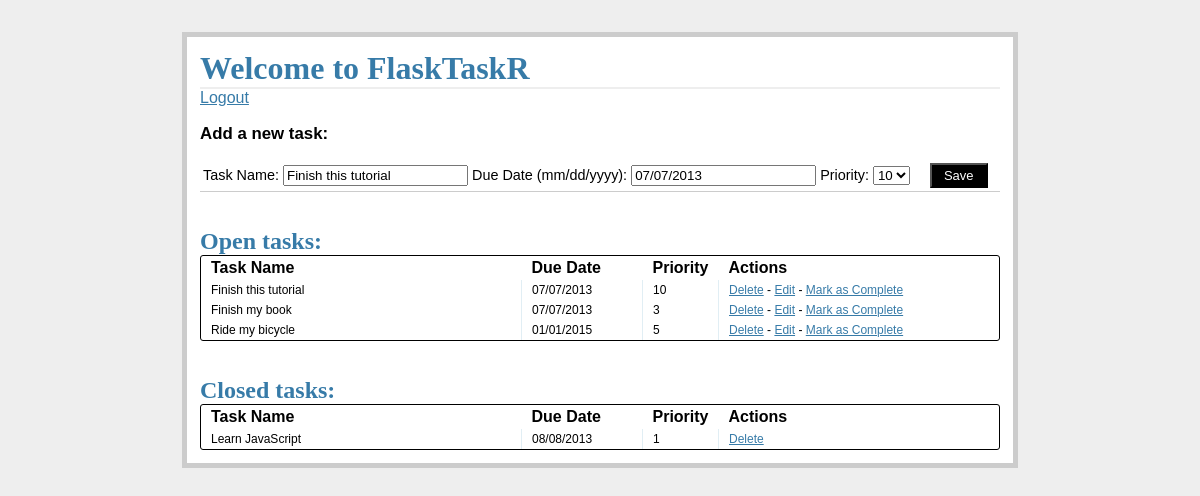
Page /update/1 (signed in) on the committed database.
### tables this page shows
CREATE TABLE ftasks(
                task_id INTEGER PRIMARY KEY AUTOINCREMENT,
                name TEXT NOT NULL,
                due_date TEXT NOT NULL,
                priority INTEGER NOT NULL,
                status INTEGER NOT NULL);

### flasktaskr.py (the view)
@app.route('/update/<int:task_id>',)
@login_required
def update(task_id):
    g.db = connect_db()
    cur = g.db.execute('select name, due_date, priority, status from ftasks where task_id='+str(task_id))
    for row in cur.fetchall():
        nameEdit = row[0]
        due_dateEdit = row[1]
        priorityEdit = row[2]
        statusEdit = row[3]
        task_idEdit = task_id
    cur = g.db.execute('select name, due_date, priority, task_id from ftasks where status=1')
    open_tasks = [dict(name=row[0], due_date=row[1], priority=row[2], task_id=row[3]) for row in cur.fetchall()]
    cur = g.db.execute('select name, due_date, priority, task_id from ftasks where status=0')
    closed_tasks = [dict(name=row[0], due_date=row[1], priority=row[2], task_id=row[3]) for row in cur.fetchall()]
    g.db.close()
    return render_template('tasks.html', nameEdit=nameEdit, due_dateEdit=due_dateEdit, priorityEdit=priorityEdit, statusEdit=statusEdit, task_idEdit=task_idEdit, open_tasks=open_tasks, closed_tasks=closed_tasks)

### flasktaskr.py (called while the page is built)
def connect_db():
    return sqlite3.connect(app.config['DATABASE'])

def login_required(test):
    @wraps(test)
    def wrap(*args, **kwargs):
        if 'logged_in' in session:
            return test(*args, **kwargs)
        else:
            flash('You need to login first.')
            return redirect(url_for('login'))
    return wrap

### templates/tasks.html (shortened to what this page needs)
{% extends "template.html" %}
{% block content %}
    <h1>Welcome to FlaskTaskR</h1>
    <a href="/logout">Logout</a>
    <div class="add-task">
        <h3>Add a new task:</h3>
        <table>
        <tr>
        <form action="{{ url_for('add') }}" method="post">
            <td>
            <label>Task Name:</label>
            <input name="name" type="text" value="{{ nameEdit }}">
            </td>
            <td>
            <label>Due Date (mm/dd/yyyy):</label>
            <input name="due_date" type="text" width="120px" value="{{ due_dateEdit }}">
            </td>
            <td>
            <label>Priority:</label>
            <select name="priority" width="100px" id="cbP">
            <option value="10">10</option>
            </select>
            </td>
            <td>
            <input class="button" type="submit" value="Save">
            </td>
        </form>
        </tr>
        </table>
    </div>
    <div class="entries">
    <br/>
    <br/>
    <h2>Open tasks:</h2>
    <div class="datagrid">
    <table>
        <thread>
        <tr>
        <th width="300px"><strong>Task Name</strong></th>
        <th width="100px"><strong>Due Date</strong></th>
        <th width="50px"><strong>Priority</strong></th>
        <th><strong>Actions</strong></th>
        </tr>
        </thread>
        {% for o in open_tasks %}
        <tr>
        <td width="300px">{{ o.name }}</td>
        <td width="100px">{{ o.due_date }}</td>
        <td width="50px">{{ o.priority }}</td>
        <td>
            <a href="{{ url_for('delete', task_id = o.task_id) }}">Delete</a>  -
            <a href="{{ url_for('update', task_id = o.task_id) }}">Edit</a>  -
            <a href="{{ url_for('complete', task_id = o.task_id) }}">Mark as Complete</a>
        </td>
        </tr>
        {% endfor %}
    </table>
    </div>
    </div>
    <br/>
    <br/>
    <div class="entries">
    <h2>Closed tasks:</h2>
    <div class="datagrid">
    <table>
        <thread>
        <tr>
        <th width="300px"><strong>Task Name</strong></th>
        <th width="100px"><strong>Due Date</strong></th>
        <th width="50px"><strong>Priority</strong></th>
        <th><strong>Actions</strong></th>
        </tr>
        </thread>
        {% for c in closed_tasks %}
        <tr>
        <td width="300px">{{ c.name }}</td>
        <td width="100px">{{ c.due_date }}</td>
        <td width="50px">{{ c.priority }}</td>
        <td>
            <a href="{{ url_for('delete', task_id = c.task_id) }}">Delete</a>
        </td>
        </tr>
        {% endfor %}
    </table>
    </div>
    </div>
{% endblock %}

### static/styles.css (style rules this page uses)
body { font-family: sans-serif; background: #eee; }
a, h1, h2 { color: #377BA8; }
h1, h2 { font-family: 'Georgia', serif; margin: 0; }
h1 { border-bottom: 2px solid #eee; }
h2 { font-size: 1.5em; }
.entries { list-style: none; margin: 0; padding: 0; }
.add-task { font-size: 0.9em; border-bottom: 1px solid #ccc; }
.datagrid table { border-collapse: collapse; text-align: left; width: 100%; }
.datagrid { background: #fff; overflow: hidden; border: 1px solid #000000; -webkit-border-radius: 3px; -moz-border-radius: 3px; border-radius: 3px; }
.datagrid table td, .datagrid table th { padding: 3px 10px; }
.datagrid table tbody td { color: #000000; border-left: 1px solid #E1EEF4;font-size: 12px;font-weight: normal; }
.datagrid table tbody td:first-child { border-left: none; }
.datagrid table tbody tr:last-child td { border-bottom: none; }
.button { background-color:#000; display:inline-block; color:#ffffff; font-size:13px; padding:3px 12px; margin: 0; text-decoration:none; position:relative; }

### rows in the picture
ftasks: name "Finish this tutorial", due_date "07/07/2013", priority "10"
ftasks: name "Finish my book", due_date "07/07/2013", priority "3"
ftasks: name "Ride my bicycle", due_date "01/01/2015", priority "5"
ftasks: name "Learn JavaScript", due_date "08/08/2013", priority "1"
